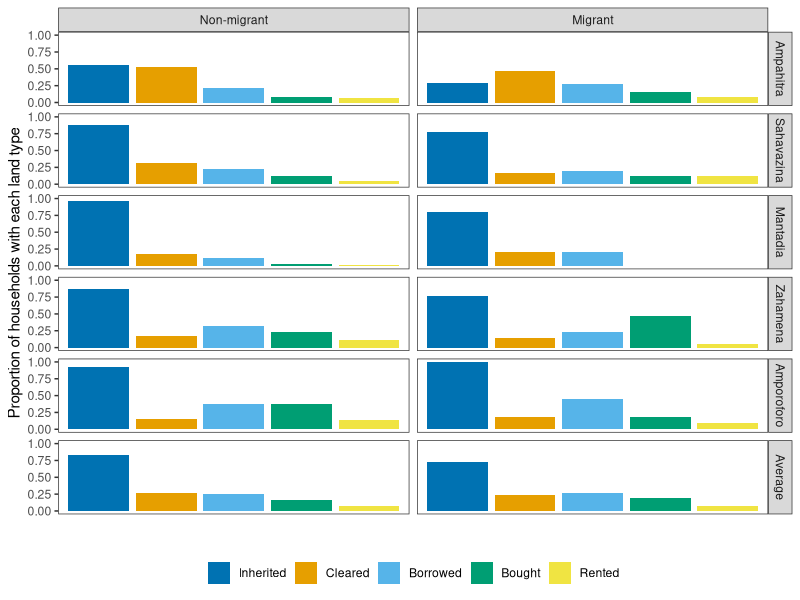

Write the R code that produced this figure.
### R script for summary tables and plot of landuse by site and migration status. 
### For paper "Human migration to the forest frontier: implications for conservation management in Madagascar"

### Script by Ruth Kelly - kellyr44@tcd.ie - 28-07-2017

library("dplyr")
library("ggplot2")
library("vegan")
library("reshape2")


#### Data preprocessing ####

## Load datasheet with information about land use for agri subset. 

land_use <- read.csv( "land_access_5_sites_17_07_2017.csv" )

### use decostand from package 'vegan' to turn dataset into 0's and 1's

pa_land_use <- decostand(land_use[,2:7], method = "pa")

head(pa_land_use)

land_use2 <- cbind(land_use$Resp_id, pa_land_use)

summary(land_use2)
## load info on Migration status

hhinfo <- read.csv("hhinfo2_02072017.csv")

core_info <- dplyr::select(hhinfo, resp_id, Mig_status, site, PA)

fdata <- merge(core_info, land_use2, by.x = "resp_id", by.y = "land_use$Resp_id", all = FALSE)

### Make Migrant status and site into 'factor' variables and give them labels/levels. 

fdata$MigrantF <- factor(fdata$Mig_status, levels = c(0,1), labels = c("Migrant", "Non-migrant"))

fdata$site  <- ordered(fdata$site, levels = c("Ampahitra" , "Sahavazina",  "Mantadia", "Zahamena" ,"Amporoforo"))

#####


####   Making data summary tables ####

sumA <- as.data.frame(summarise(group_by(fdata, site, MigrantF),
                                Inherited = sum(Inherited)/length(Inherited),
                                Rented = sum(Rented)/length(Rented),
                                Borrowed = sum(Borrowed)/length(Borrowed),
                                Cleared = sum(Cleared)/length(Cleared),
                                Bought = sum(Bought)/length(Bought)))
sumA

####
sum_site <- as.data.frame(summarise(group_by(fdata, site),
                                Inherited_prop = sum(Inherited)/length(Inherited),
                                Rented_prop = sum(Rented)/length(Rented),
                                Borrowed_prop = sum(Borrowed)/length(Borrowed),
                                Cleared_prop = sum(Cleared)/length(Cleared),
                                Bought_prop = sum(Bought)/length(Bought)))

sum_site

#####
sum_Mig <- as.data.frame(summarise(group_by(fdata, MigrantF),
                                    Inherited_prop = sum(Inherited)/length(Inherited),
                                    Rented_prop = sum(Rented)/length(Rented),
                                    Borrowed_prop = sum(Borrowed)/length(Borrowed),
                                    Cleared_prop = sum(Cleared)/length(Cleared),
                                    Bought_prop = sum(Bought)/length(Bought)))


### Average accross sites to get equal weighting per site rather than per household. 

Ave1 <- as.data.frame(summarise(group_by(sumA, MigrantF),
                                Inherited = sum(Inherited)/length(Inherited),
                                Rented = sum(Rented)/length(Rented),
                                Borrowed = sum(Borrowed)/length(Borrowed),
                                Cleared = sum(Cleared)/length(Cleared),
                                Bought = sum(Bought)/length(Bought)))


### processing to match colnames so that this can be bound to site summary dataset. 

names(sumA)[1:2] <- c("Site", "Migration")

Ave_Mig2 <- cbind("Average", Ave1 )

names(Ave_Mig2) <- names(sumA)

aves1 <- rbind(sumA, Ave_Mig2)

#### Use function 'melt' from package 'reshape2' to data format for plotting ####

stacked1 <- melt(aves1, id = c("Site", "Migration"), value.name = "Proportion")

# set factor levels with preferred order for plotting. 

stacked1$variable <- ordered(stacked1$variable, 
                      levels = c("Inherited" , "Cleared",  "Borrowed", "Bought" ,"Rented"))

stacked1$Migration <- ordered(stacked1$Migration, 
                             levels = c("Non-migrant" , "Migrant"))
stacked1


#### Draw plot using ggplot2. 

cbPalette <- c("#0072B2", "#E69F00", "#56B4E9", "#009E73", "#F0E442")

### 
#pdf("SuppA3_land_access.pdf", width = 7.5, height = 7.5)
ggplot(data=stacked1, aes(x=variable, y=Proportion, fill = variable )) +
  geom_bar(stat="identity", position=position_dodge()) + 
  facet_grid(Site ~ Migration) +
  theme_bw() + 
  scale_fill_manual(values = cbPalette, guide = guide_legend(title = NULL)) + 
  theme(axis.title = element_text(size = 11)) + 
  theme(panel.grid = element_blank()) +
  theme(axis.text.x = element_blank(), axis.ticks.x = element_blank()) +
  ylab("Proportion of households with each land type") +
  xlab("") +
  theme(legend.position = "bottom") + 
  theme(axis.title.y = element_text(size = 11))
#dev.off()


####
